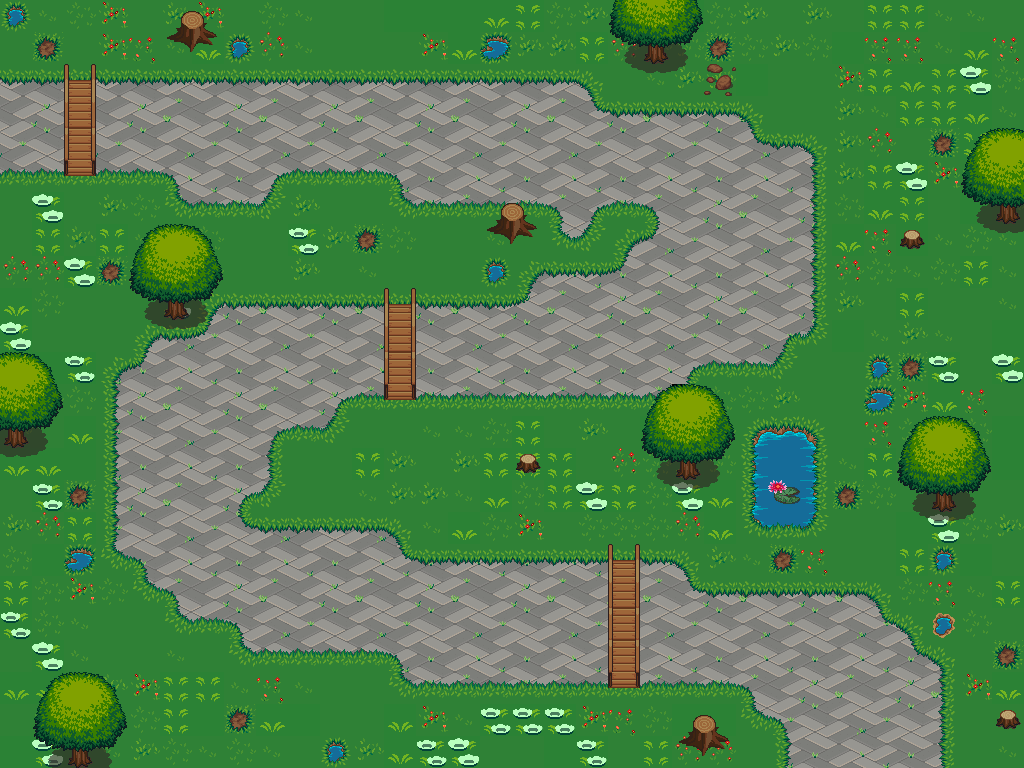

This is a level from a 2D game, rendered from its Tiled map with the project's own tilesets. A one-line summary and the map file follow, with tile-layer data summarised:
An orthogonal 32x24 tile map with 32x32 px tiles, 4 tile layers (Road, Grass, Tree bases, Tree Tops and Bridges), 4 hidden layers not drawn, 3 tilesets.

<map version="1.0" orientation="orthogonal" renderorder="right-down" width="32" height="24" tilewidth="32" tileheight="32" nextobjectid="6">
 <tileset firstgid="1" name="terrain_atlas" tilewidth="32" tileheight="32">
  <image source="terrain_atlas.png" width="1024" height="1024" />
  <terraintypes>
   <terrain name="Water" tile="565" />
   <terrain name="Sand" tile="385" />
   <terrain name="Grass" tile="181" />
   <terrain name="New Terrain" tile="-1" />
  </terraintypes>
  <tile id="22" terrain="2,2,2," />
  <tile id="23" terrain="2,2,,2" />
  <tile id="54" terrain="2,,2,2" />
  <tile id="55" terrain=",2,2,2" />
  <tile id="85" terrain=",,,2" />
  <tile id="86" terrain=",,2,2" />
  <tile id="87" terrain=",,2," />
  <tile id="117" terrain=",2,,2" />
  <tile id="118" terrain="2,2,2,2" />
  <tile id="119" terrain="2,,2," />
  <tile id="149" terrain=",2,," />
  <tile id="150" terrain="2,2,," />
  <tile id="151" terrain="2,,," />
  <tile id="181" terrain="2,2,2,2" />
  <tile id="182" terrain="2,2,2,2" />
  <tile id="183" terrain="2,2,2,2" />
  <tile id="213" terrain="2,2,2," />
  <tile id="214" terrain="2,2,,2" />
  <tile id="245" terrain="2,,2,2" />
  <tile id="246" terrain=",2,2,2" />
  <tile id="289" terrain="1,1,1," />
  <tile id="290" terrain="1,1,,1" />
  <tile id="321" terrain="1,,1,1" />
  <tile id="322" terrain=",1,1,1" />
  <tile id="352" terrain=",,,1" />
  <tile id="353" terrain=",,1,1" />
  <tile id="354" terrain=",,1," />
  <tile id="384" terrain=",1,,1" />
  <tile id="385" terrain="1,1,1,1" />
  <tile id="386" terrain="1,,1," />
  <tile id="391" terrain="0,0,0,0" />
  <tile id="416" terrain=",1,," />
  <tile id="417" terrain="1,1,," />
  <tile id="418" terrain="1,,," />
  <tile id="451" terrain="0,0,0,0" />
  <tile id="452" terrain="0,0,0,0" />
  <tile id="453" terrain="0,0,0,0" />
  <tile id="456" terrain="0,0,0,0" />
  <tile id="470" terrain="0,0,0,0" />
  <tile id="565" terrain="0,0,0,0" />
  <tile id="566" terrain="0,0,0,0" />
  <tile id="567" terrain="0,0,0,0" />
 </tileset>
 <tileset firstgid="1025" name="turrets32" tilewidth="32" tileheight="32">
  <image source="turrets32.png" width="160" height="64" />
 </tileset>
 <tileset firstgid="1035" name="turrets64" tilewidth="64" tileheight="64">
  <image source="turrets64.png" width="320" height="128" />
 </tileset>
 <layer name="Path" width="32" height="24" visible="0">
  <data>[768 cells, 374 non-empty, 11 distinct tile ids]</data>
 </layer>
 <layer name="Road" width="32" height="24">
  <data>[768 cells, 407 non-empty, 13 distinct tile ids]</data>
 </layer>
 <layer name="River" width="32" height="24" visible="0">
  <data>[768 cells, 366 non-empty, 9 distinct tile ids]</data>
 </layer>
 <layer name="Dirt" width="32" height="24" visible="0">
  <data>[768 cells, 175 non-empty, 12 distinct tile ids]</data>
 </layer>
 <layer name="Grass" width="32" height="24">
  <data>[768 cells, 570 non-empty, 30 distinct tile ids]</data>
 </layer>
 <layer name="Tree bases" width="32" height="24">
  <data>[768 cells, 64 non-empty, 22 distinct tile ids]</data>
 </layer>
 <layer name="Tree Tops and Bridges" width="32" height="24">
  <data>[768 cells, 68 non-empty, 13 distinct tile ids]</data>
 </layer>
 <objectgroup name="Collisions" visible="0" />
 <layer name="Turrets" width="32" height="24" visible="0">
  <data>[768 cells, 2 non-empty, 2 distinct tile ids]</data>
 </layer>
</map>
